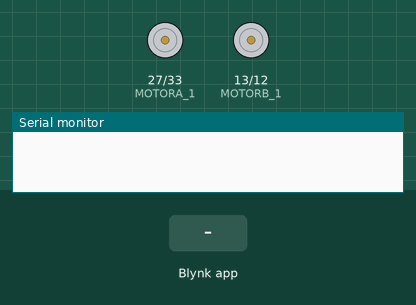
Recording of a sketch running on a simulated ESP32. On the bench: motor-driver pin pairs drawn as motors (green arrow = first pin HIGH = forward, orange = second pin HIGH = backward, longer = more drive, scaled by the enable pin), the last lines printed to the serial monitor. Inputs (shaded band) come from the test bench. WiFi joins after 1.5 s; servers stay silent unless stated.

Above: at 3.0 s.
3.1 s: Blynk app writes 1 to V0
At 3.4 s:
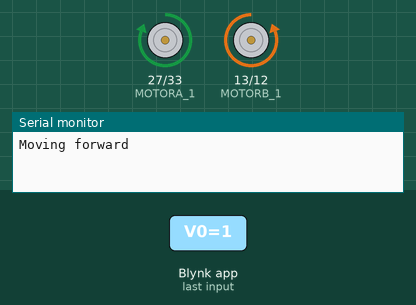
4.6 s: Blynk app writes 1 to V1
At 5.7 s:
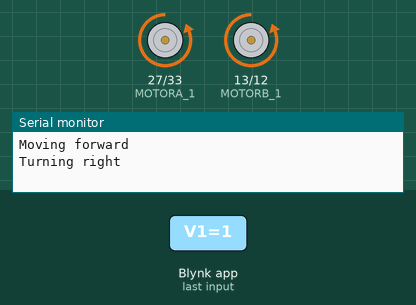
6.1 s: Blynk app writes 1 to V3
At 6.9 s:
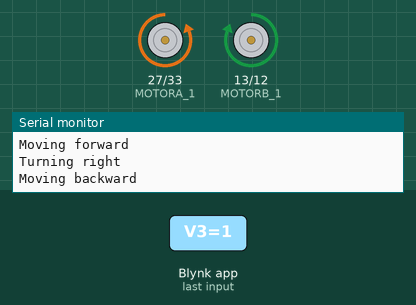
7.6 s: Blynk app writes 1 to V2
At 8.1 s:
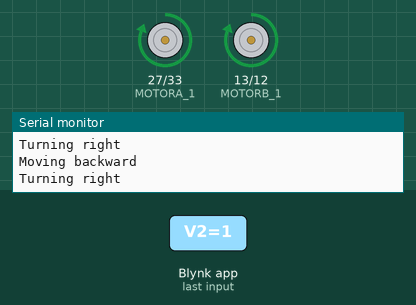
Timing chart, 0 to 10.1 s (numbered marks = the images above; inputs shaded):
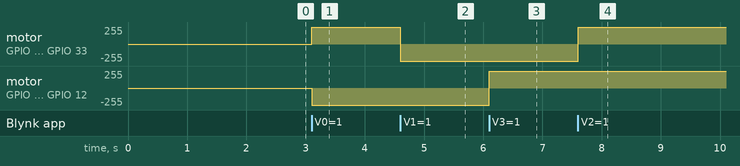

Measured:
- after the input at 3.1 s, motor on GPIO 27 (MOTORA_1) / GPIO 33 (MOTORA_2): stopped → forward 255/255 at once; motor on GPIO 13 (MOTORB_1) / GPIO 12 (MOTORB_2): stopped → backward 255/255 at once
- after the input at 4.6 s, motor on GPIO 27 (MOTORA_1) / GPIO 33 (MOTORA_2): forward 255/255 → backward 255/255 at once
- after the input at 6.1 s, motor on GPIO 13 (MOTORB_1) / GPIO 12 (MOTORB_2): backward 255/255 → forward 255/255 at once
- after the input at 7.6 s, motor on GPIO 27 (MOTORA_1) / GPIO 33 (MOTORA_2): backward 255/255 → forward 255/255 at once

The sketch:

Golfinator_button_driving_code.ino
```cpp
// (licence header left out)
/* Comment this out to disable prints and save space */
#define BLYNK_PRINT Serial

#include <WiFi.h>
#include <WiFiClient.h>
#include <BlynkSimpleEsp32.h>

// You should get Auth Token in the Blynk App.
// Go to the Project Settings (nut icon).
char auth[] = "AGnkF6XGE405JTsz2jDDFsA106Gmi8pp";

// Your WiFi credentials.
// Set password to "" for open networks.
char ssid[] = "Frontier5904";
char pass[] = "7624259969";

// These are used to set the direction of the bridge driver.
#define ENB  14     //ENB A6
#define MOTORB_1 13 //IN3 A12
#define MOTORB_2 12 //IN4 A11
#define MOTORA_1 27 //IN1 A10
#define MOTORA_2 33 //IN2 A9
#define ENA 15      //ENA A8

// SETUP
void setup()
{
  // Configure pins
  pinMode(ENA, OUTPUT);
  pinMode(MOTORA_1, OUTPUT);
  pinMode(MOTORA_2, OUTPUT);
  pinMode(ENB, OUTPUT);
  pinMode(MOTORB_1, OUTPUT);
  pinMode(MOTORB_2, OUTPUT);

  digitalWrite(ENA,LOW);
  digitalWrite(ENB,LOW);

  // Start serial communication
  Serial.begin(9600);

  // Connect Blynk
  Blynk.begin(auth, ssid, pass);
}


// FORWARD
BLYNK_WRITE(V0) {
  int button = param.asInt(); // read button
  if (button == 1) {
    Serial.println("Moving forward");
    digitalWrite(ENA,HIGH);
    digitalWrite(ENB,HIGH);
    digitalWrite(MOTORA_1,HIGH);
    digitalWrite(MOTORA_2,LOW);
    digitalWrite(MOTORB_1,LOW);
    digitalWrite(MOTORB_2,HIGH);
  }
  else {
    Serial.println("Stop");
    digitalWrite(ENA,LOW);
    digitalWrite(ENB,LOW);
    digitalWrite(MOTORA_1,LOW);
    digitalWrite(MOTORA_2,LOW);
    digitalWrite(MOTORB_1,LOW);
    digitalWrite(MOTORB_2,LOW);
  }
}

// RIGHT
BLYNK_WRITE(V1) {
  int button = param.asInt(); // read button
  if (button == 1) {
    Serial.println("Turning right");
    digitalWrite(ENA,HIGH);
    digitalWrite(ENB,HIGH);
    digitalWrite(MOTORA_1,LOW);
    digitalWrite(MOTORA_2,HIGH);
    digitalWrite(MOTORB_1,LOW);
    digitalWrite(MOTORB_2,HIGH);
  }
  else {
    Serial.println("Stop");
    digitalWrite(ENA,LOW);
    digitalWrite(ENB,LOW);
    digitalWrite(MOTORA_1,LOW);
    digitalWrite(MOTORA_2,LOW);
    digitalWrite(MOTORB_1,LOW);
    digitalWrite(MOTORB_2,LOW);
  }
}

// LEFT
BLYNK_WRITE(V2) {
  int button = param.asInt(); // read button
  if (button == 1) {
    Serial.println("Turning right");
    digitalWrite(ENA,HIGH);
    digitalWrite(ENB,HIGH);
    digitalWrite(MOTORA_1,HIGH);
    digitalWrite(MOTORA_2,LOW);
    digitalWrite(MOTORB_1,HIGH);
    digitalWrite(MOTORB_2,LOW);
  }
  else {
    Serial.println("Stop");
    digitalWrite(ENA,LOW);
    digitalWrite(ENB,LOW);
    digitalWrite(MOTORA_1,LOW);
    digitalWrite(MOTORA_2,LOW);
    digitalWrite(MOTORB_1,LOW);
    digitalWrite(MOTORB_2,LOW);
  }
}

// BACKWARD
BLYNK_WRITE(V3) {
  int button = param.asInt(); // read button
  if (button == 1) {
    Serial.println("Moving backward");
    digitalWrite(ENA,HIGH);
    digitalWrite(ENB,HIGH);
    digitalWrite(MOTORA_1,LOW);
    digitalWrite(MOTORA_2,HIGH);
    digitalWrite(MOTORB_1,HIGH);
    digitalWrite(MOTORB_2,LOW);
  }
  else {
    Serial.println("Stop");
    digitalWrite(ENA,LOW);
    digitalWrite(ENB,LOW);
    digitalWrite(MOTORA_1,LOW);
    digitalWrite(MOTORA_2,LOW);
    digitalWrite(MOTORB_1,LOW);
    digitalWrite(MOTORB_2,LOW);
  }
}

// MAIN CODE
void loop()
{
  Blynk.run();
}
```
